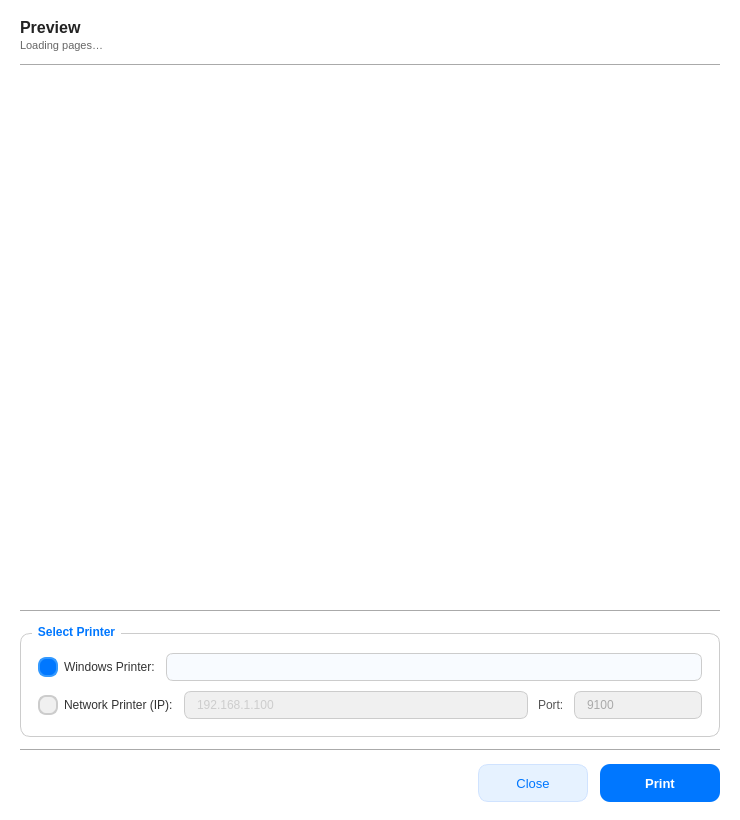
<?xml version="1.0" encoding="UTF-8"?>
<ui version="4.0">
 <class>PrintPreviewWindow</class>
 <widget class="QDialog" name="PrintPreviewWindow">
  <property name="geometry">
   <rect><x>0</x><y>0</y><width>740</width><height>820</height></rect>
  </property>
  <property name="windowTitle"><string>Print Preview</string></property>
  <property name="minimumSize"><size><width>640</width><height>700</height></size></property>
  <property name="styleSheet">
   <string notr="true">
QDialog#PrintPreviewWindow, QWidget {
    background-color: white;
    color: #222;
    font-family: "Segoe UI", Arial, sans-serif;
}
QScrollArea {
    background: transparent;
    border: none;
}
QScrollBar:vertical {
    background: #f0f0f0;
    width: 8px;
    border-radius: 4px;
}
QScrollBar::handle:vertical {
    background: #0077ff;
    border-radius: 4px;
    min-height: 30px;
}
QScrollBar::add-line:vertical, QScrollBar::sub-line:vertical {
    height: 0;
}
QLabel#label_title {
    color: #222;
    font-size: 16px;
    font-weight: bold;
}
QLabel#label_pages {
    color: #666;
    font-size: 11px;
}
QFrame#line_sep1, QFrame#line_sep2, QFrame#line_sep3 {
    color: #ccc;
}
QGroupBox#group_printer {
    color: #0077ff;
    border: 1px solid #ccc;
    border-radius: 10px;
    margin-top: 8px;
    font-size: 12px;
    font-weight: bold;
    padding: 10px 8px 8px 8px;
}
QGroupBox#group_printer::title {
    subcontrol-origin: margin;
    left: 12px;
    padding: 0 4px;
    color: #0077ff;
}
QRadioButton {
    color: #333;
    font-size: 12px;
    spacing: 6px;
}
QRadioButton::indicator {
    width: 16px;
    height: 16px;
}
QRadioButton::indicator:checked {
    background: #0077ff;
    border-radius: 8px;
    border: 2px solid #3399ff;
}
QRadioButton::indicator:unchecked {
    background: #f0f0f0;
    border-radius: 8px;
    border: 2px solid #ccc;
}
QComboBox {
    background: #f8fbff;
    color: #222;
    border: 1px solid #ccc;
    border-radius: 7px;
    padding: 5px 10px;
    font-size: 12px;
}
QComboBox::drop-down {
    border: none;
    width: 24px;
}
QComboBox QAbstractItemView {
    background: white;
    color: #222;
    selection-background-color: #0077ff;
    border: 1px solid #ccc;
}
QLineEdit {
    background: #f8fbff;
    color: #222;
    border: 1px solid #ccc;
    border-radius: 7px;
    padding: 5px 10px;
    font-size: 12px;
}
QLineEdit:disabled {
    color: #aaa;
    background: #f0f0f0;
}
QLabel#label_port {
    color: #555;
    font-size: 12px;
}
QPushButton#btn_print {
    background-color: #0077ff;
    color: white;
    border: none;
    border-radius: 10px;
    font-size: 13px;
    font-weight: bold;
}
QPushButton#btn_print:hover {
    background-color: #3399ff;
}
QPushButton#btn_print:pressed {
    background-color: #0055cc;
}
QPushButton#btn_print:disabled {
    background-color: #ccc;
    color: #888;
}
QPushButton#btn_close {
    background-color: #e6f2ff;
    color: #0077ff;
    border: 1px solid #d0e3ff;
    border-radius: 10px;
    font-size: 13px;
}
QPushButton#btn_close:hover {
    background-color: #cce6ff;
}
QScrollArea QFrame {
    background: #f8fbff;
    border: 1px solid #d0e3ff;
    border-radius: 6px;
}
   </string>
  </property>
  <layout class="QVBoxLayout" name="main_layout">
   <property name="spacing"><number>12</number></property>
   <property name="leftMargin"><number>20</number></property>
   <property name="topMargin"><number>18</number></property>
   <property name="rightMargin"><number>20</number></property>
   <property name="bottomMargin"><number>18</number></property>
   <!-- ── Header ──────────────────────────────────── -->
   <item>
    <layout class="QHBoxLayout" name="hdr_layout">
     <item>
      <layout class="QVBoxLayout" name="hdr_col">
       <property name="spacing"><number>2</number></property>
       <item>
        <widget class="QLabel" name="label_title">
         <property name="text"><string>Preview</string></property>
        </widget>
       </item>
       <item>
        <widget class="QLabel" name="label_pages">
         <property name="text"><string>Loading pages…</string></property>
        </widget>
       </item>
      </layout>
     </item>
    </layout>
   </item>
   <!-- ── Separator ──────────────────────────────── -->
   <item>
    <widget class="QFrame" name="line_sep1">
     <property name="frameShape"><enum>QFrame::HLine</enum></property>
     <property name="frameShadow"><enum>QFrame::Sunken</enum></property>
    </widget>
   </item>
   <!-- ── PDF page scroll area ───────────────────── -->
   <item>
    <widget class="QScrollArea" name="scroll_area">
     <property name="widgetResizable"><bool>true</bool></property>
     <property name="frameShape"><enum>QFrame::NoFrame</enum></property>
     <widget class="QWidget" name="scroll_content">
      <property name="geometry">
        <rect><x>0</x><y>0</y><width>700</width><height>480</height></rect>
      </property>
      <layout class="QVBoxLayout" name="pages_layout">
       <property name="spacing"><number>12</number></property>
       <item>
        <spacer name="pages_spacer">
         <property name="orientation"><enum>Qt::Vertical</enum></property>
         <property name="sizeHint" stdset="0"><size><width>20</width><height>40</height></size></property>
        </spacer>
       </item>
      </layout>
     </widget>
    </widget>
   </item>
   <!-- ── Separator ──────────────────────────────── -->
   <item>
    <widget class="QFrame" name="line_sep2">
     <property name="frameShape"><enum>QFrame::HLine</enum></property>
     <property name="frameShadow"><enum>QFrame::Sunken</enum></property>
    </widget>
   </item>
   <!-- ── Printer Selection Group ────────────────── -->
   <item>
    <widget class="QGroupBox" name="group_printer">
     <property name="title"><string>Select Printer</string></property>
     <layout class="QVBoxLayout" name="printer_vbox">
      <property name="spacing"><number>10</number></property>
      <!-- Windows printer row -->
      <item>
       <layout class="QHBoxLayout" name="win_row">
        <item>
         <widget class="QRadioButton" name="radio_windows">
          <property name="text"><string>Windows Printer:</string></property>
          <property name="checked"><bool>true</bool></property>
         </widget>
        </item>
        <item>
         <widget class="QComboBox" name="combo_printers">
          <property name="minimumWidth"><number>220</number></property>
          <property name="sizePolicy">
           <sizepolicy hsizetype="Expanding" vsizetype="Fixed">
            <horstretch>1</horstretch><verstretch>0</verstretch>
           </sizepolicy>
          </property>
         </widget>
        </item>
       </layout>
      </item>
      <!-- Network printer row -->
      <item>
       <layout class="QHBoxLayout" name="net_row">
        <item>
         <widget class="QRadioButton" name="radio_network">
          <property name="text"><string>Network Printer (IP):</string></property>
         </widget>
        </item>
        <item>
         <widget class="QLineEdit" name="input_ip">
          <property name="placeholderText"><string>192.168.1.100</string></property>
          <property name="enabled"><bool>false</bool></property>
          <property name="sizePolicy">
           <sizepolicy hsizetype="Expanding" vsizetype="Fixed">
            <horstretch>1</horstretch><verstretch>0</verstretch>
           </sizepolicy>
          </property>
         </widget>
        </item>
        <item>
         <widget class="QLabel" name="label_port">
          <property name="text"><string>Port:</string></property>
         </widget>
        </item>
        <item>
         <widget class="QLineEdit" name="input_port">
          <property name="text"><string>9100</string></property>
          <property name="enabled"><bool>false</bool></property>
          <property name="maximumWidth"><number>72</number></property>
         </widget>
        </item>
       </layout>
      </item>
     </layout>
    </widget>
   </item>
   <!-- ── Separator ──────────────────────────────── -->
   <item>
    <widget class="QFrame" name="line_sep3">
     <property name="frameShape"><enum>QFrame::HLine</enum></property>
     <property name="frameShadow"><enum>QFrame::Sunken</enum></property>
    </widget>
   </item>
   <!-- ── Button row ─────────────────────────────── -->
   <item>
    <layout class="QHBoxLayout" name="btn_row">
     <item>
      <spacer name="btn_spacer">
       <property name="orientation"><enum>Qt::Horizontal</enum></property>
       <property name="sizeHint" stdset="0"><size><width>40</width><height>20</height></size></property>
      </spacer>
     </item>
     <item>
      <widget class="QPushButton" name="btn_close">
       <property name="text"><string>Close</string></property>
       <property name="minimumSize"><size><width>110</width><height>38</height></size></property>
       <property name="cursor"><cursorShape>PointingHandCursor</cursorShape></property>
      </widget>
     </item>
     <item>
      <widget class="QPushButton" name="btn_print">
       <property name="text"><string>Print</string></property>
       <property name="minimumSize"><size><width>120</width><height>38</height></size></property>
       <property name="cursor"><cursorShape>PointingHandCursor</cursorShape></property>
       <property name="default"><bool>true</bool></property>
      </widget>
     </item>
    </layout>
   </item>
  </layout>
 </widget>
 <resources/>
 <connections/>
</ui>
